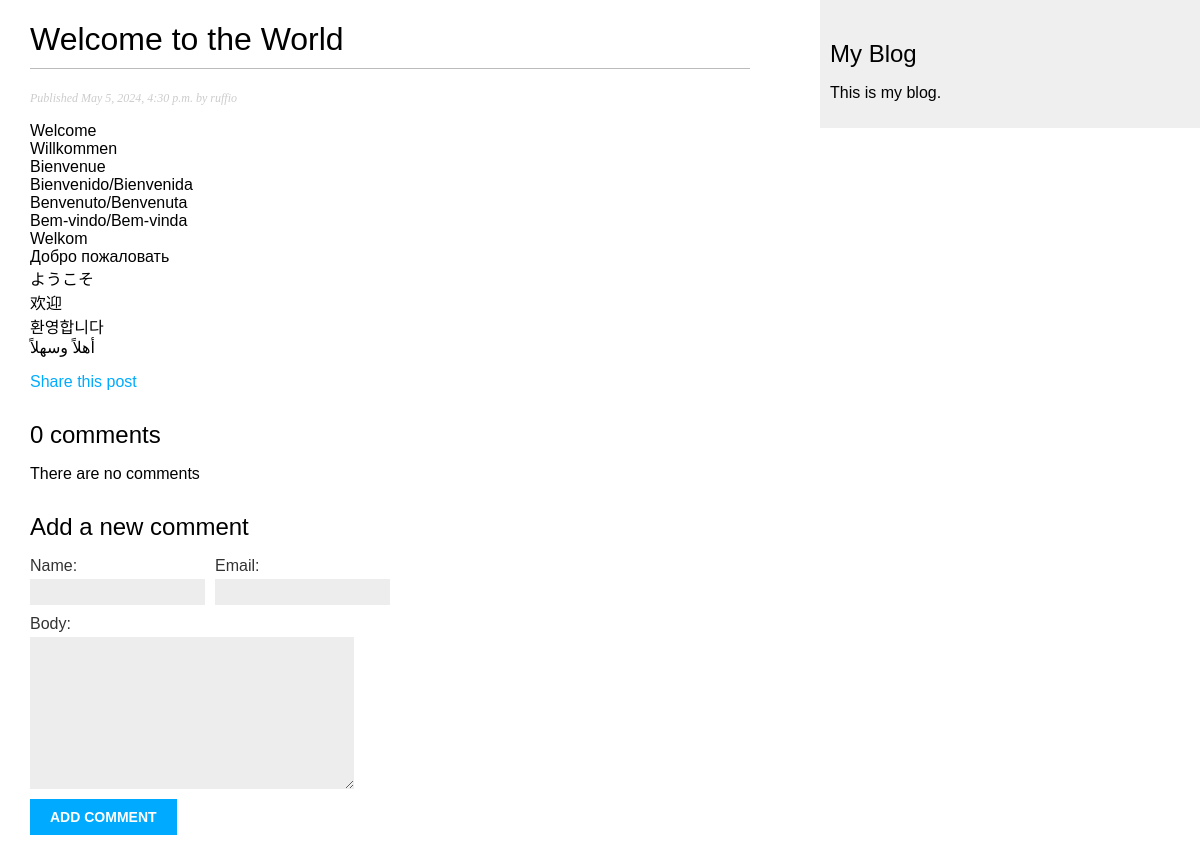
Before: /blog/2024/5/5/welcome-to-the-world/ with the older database file.
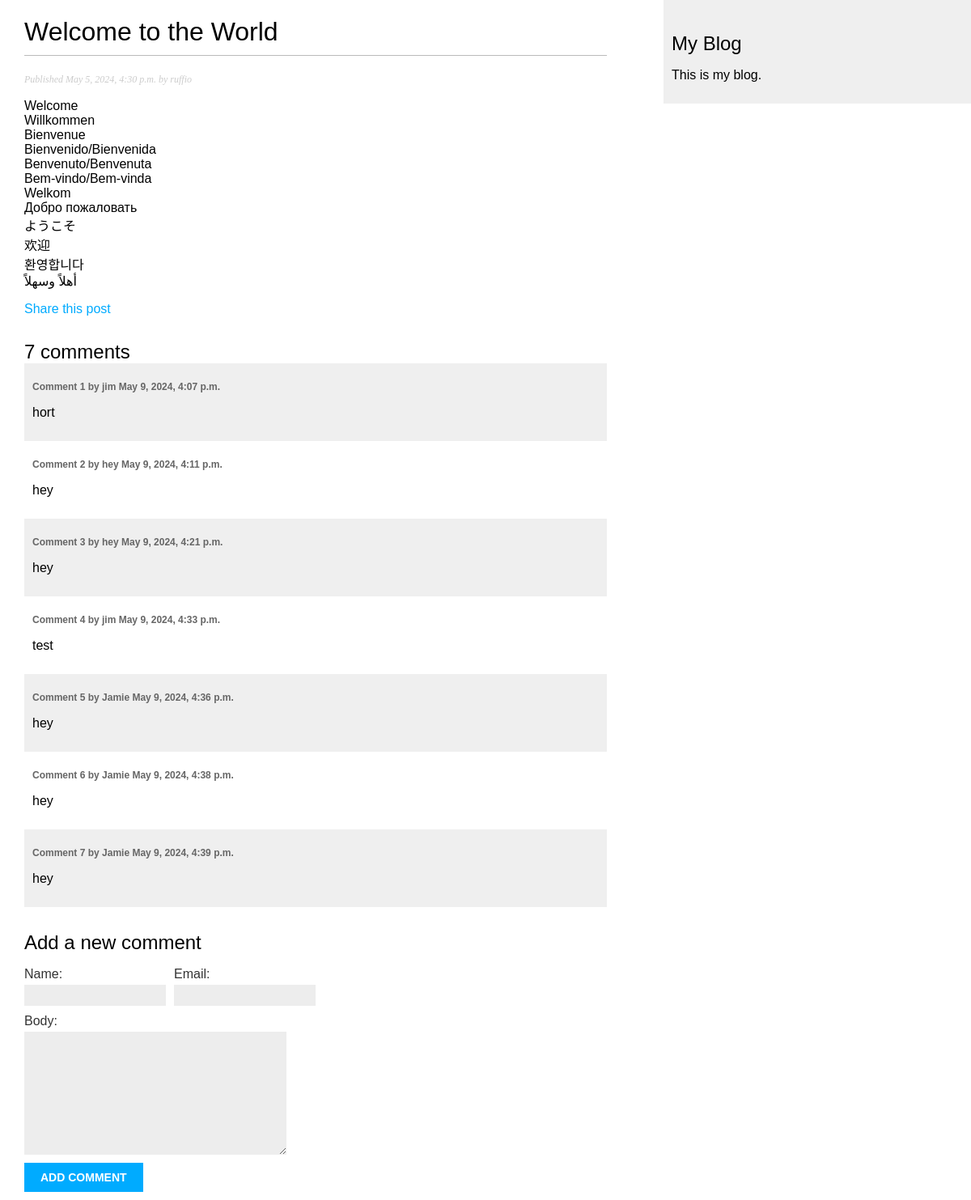
After: the same page with the newer database file.
### blog/models.py (models this page shows, shortened)
class Post(models.Model):
    class Status(models.TextChoices):
        DRAFT = 'DF', 'Draft'
        PUBLISHED = 'PB', 'Published'
    title = models.CharField(max_length=250)
    slug = models.SlugField(
        max_length=250,
        unique_for_date='publish'
        )
    author = models.ForeignKey(
        settings.AUTH_USER_MODEL,
        on_delete=models.CASCADE,
        related_name='blog_posts'
    )
    body = models.TextField()
    publish = models.DateTimeField(default=timezone.now)
    created = models.DateTimeField(auto_now_add=True)
    updated = models.DateTimeField(auto_now=True)
    status = models.CharField(
        max_length=2,
        choices=Status,
        default=Status.DRAFT
    )
    objects = models.Manager()
    published = PublishedManager()
    class Meta:
        ordering = ['-publish']
        indexes = [
            models.Index(fields=['-publish']),
        ]

class Comment(models.Model):
    post = models.ForeignKey(
        Post,
        on_delete=models.CASCADE,
        related_name='comments'
    )
    name = models.CharField(max_length=80)
    email = models.EmailField()
    body = models.TextField()
    created = models.DateTimeField(auto_now_add = True)
    updated = models.DateField(auto_now=True)
    active = models.BooleanField(default=True)
    class Meta:
        ordering = ['created']
        indexes = [
            models.Index(fields=['created'])
        ]

### blog/views.py (the view)
def post_detail(request, year, month, day, post):
    post = get_object_or_404(
        Post,
        status=Post.Status.PUBLISHED,
        slug=post,
        publish__year = year,
        publish__month = month,
        publish__day=day
    )
    comments = post.comments.filter(active=True)
    form = CommentForm()
    return render(
        request,
        'blog/post/detail.html',
        {'post': post,
         'comments': comments,
         'form': form
         },
    )

### blog/forms.py
class CommentForm(forms.ModelForm):
    class Meta:
        model = Comment
        fields = ['name', 'email', 'body']

### blog/templates/blog/post/detail.html (shortened to what this page needs)
{% extends "blog/base.html" %}
{% block content %}
    <h1>{{ post.title }}</h1>
    <p class="date">
        Published {{ post.publish }} by {{ post.author }}
    </p>
    {{ post.body|linebreaks }}
    <p>
        <a href="{% url 'blog:post_share' post.id %}">Share this post</a>
    </p>
    {% with comments.count as total_comments %}
        <h2>
            {{ total_comments }} comment{{ total_comments|pluralize }}
        </h2>
    {% endwith %}
    {% for comment in comments %}
        <div class="comment">
            <p class="info">
                Comment {{ forloop.counter }} by {{ comment.name }} {{ comment.created }}
            </p>
            {{ comment.body|linebreaks }}
        </div>
    {% empty %}
        <p>There are no comments</p>
    {% endfor %}
    {% include 'blog/post/includes/comment_form.html' %}
{% endblock %}

### blog/templates/blog/base.html (shortened to what this page needs)
{% load static %}
<!DOCTYPE html>
<html lang="en">
<head>
    <link href="{% static 'css/blog.css' %}" rel="stylesheet">
</head>
<body>
    <div id="content">
        {% block content %}
        {% endblock %}
    </div>
    <div id="sidebar">
        <h2>My Blog</h2>
        <p>This is my blog.</p>
    </div>
</body>
</html>

### blog/templates/blog/post/includes/comment_form.html (shortened to what this page needs)
<h2>Add a new comment</h2>
<form action="{% url "blog:post_comment" post.id%}" method="post">
    <div class="left">
        {{ form.name.as_field_group }}
    </div>
    <div class="left">
        {{ form.email.as_field_group }}
    </div>
    {{ form.body.as_field_group }}
    <p><input type="submit" value="Add comment"></p>
</form>

### blog/static/css/blog.css (style rules this page uses)
body { margin:0; padding:0; font-family:helvetica, sans-serif; }
a { color:#00abff; text-decoration:none; }
h1 { font-weight:normal; border-bottom:1px solid #bbb; padding:0 0 10px 0; }
h2 { font-weight:normal; margin:30px 0 0; }
#content { float:left; width:60%; padding:0 0 0 30px; }
#sidebar { float:right; width:30%; padding:10px; background:#efefef; height:100%; }
p.date { color:#ccc; font-family: georgia, serif; font-size: 12px; font-style: italic; }
.left { float:left; margin-right:10px; }
label { float:left; clear:both; color:#333; margin-bottom:4px; }
input, textarea { clear:both; float:left; margin:0 0 10px; background:#ededed; border:0; padding:6px 10px; font-size:12px; }
input[type=submit] { font-weight:bold; background:#00abff; color:#fff; padding:10px 20px; font-size:14px; text-transform:uppercase; }
.comment { padding:10px; }
.comment:nth-child(even) { background:#efefef; }
.comment .info { font-weight:bold; font-size:12px; color:#666; }

Changed rows visible on the page:
added Comment: name "jim", created "May 9, 2024, 4:07 p.m.", body "hort"
added Comment: name "hey", created "May 9, 2024, 4:11 p.m.", body "hey"
added Comment: name "hey", created "May 9, 2024, 4:21 p.m.", body "hey"
added Comment: name "jim", created "May 9, 2024, 4:33 p.m.", body "test"
added Comment: name "Jamie", created "May 9, 2024, 4:36 p.m.", body "hey"
added Comment: name "Jamie", created "May 9, 2024, 4:38 p.m.", body "hey"
added Comment: name "Jamie", created "May 9, 2024, 4:39 p.m.", body "hey"
Other visible differences:
{{ total_comments }}: "0" → "7"
text no longer shown: "There are no comments"
